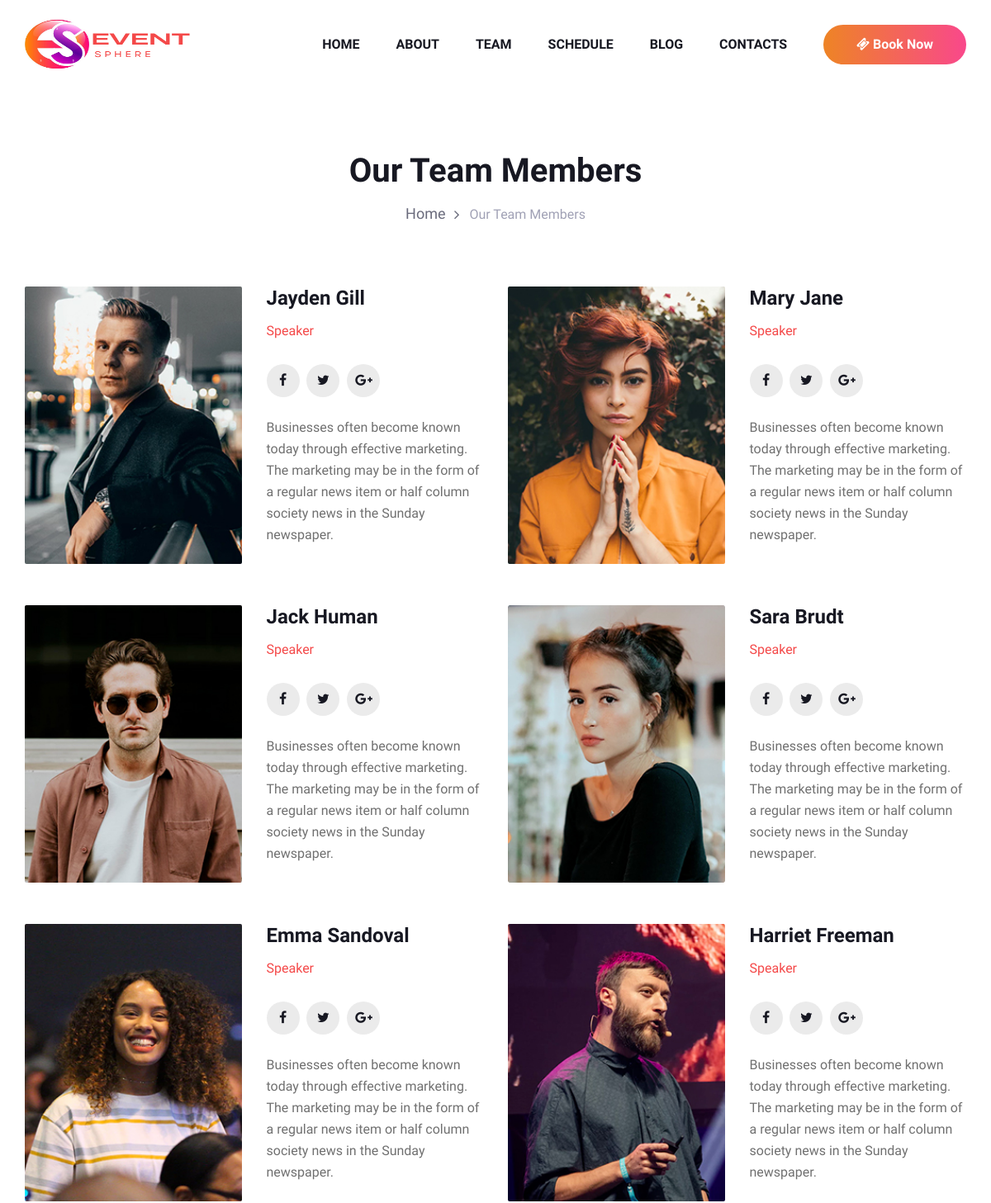
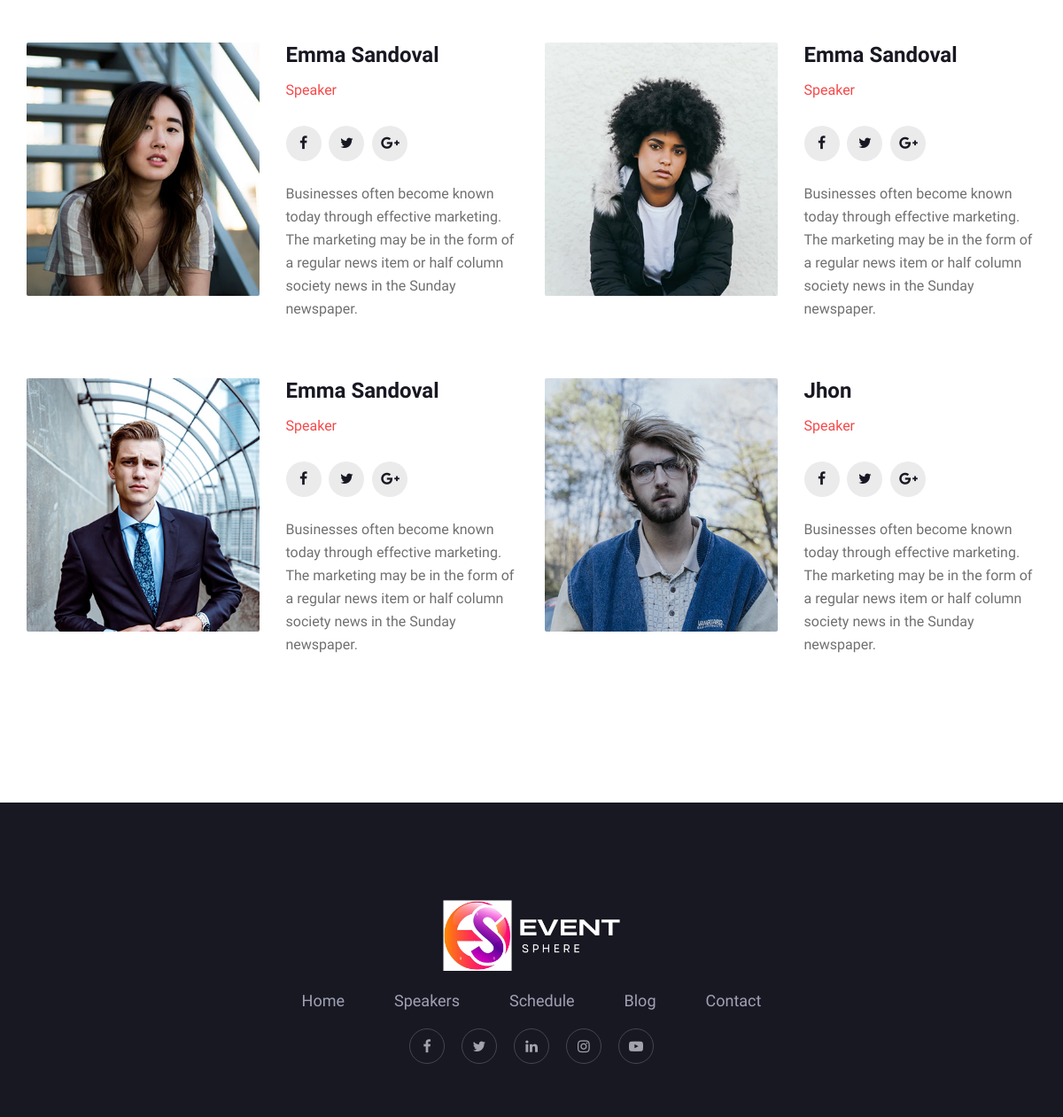
The app's page /user/team.php with its own data (2 pictures, top to bottom).
### tables this page shows
CREATE TABLE `team` (
  `id` int(100) NOT NULL,
  `name` varchar(100) NOT NULL,
  `designation` varchar(100) NOT NULL,
  `facebook` varchar(100) NOT NULL,
  `instagram` varchar(100) NOT NULL,
  `gmail` varchar(100) NOT NULL,
  `about` varchar(1111) NOT NULL,
  `image` varchar(100) NOT NULL
);

### user/team.php (the view, shortened to what this page needs)
<!DOCTYPE html>
<?php
    include("connection.php");
?>
<html lang="zxx">
<head>
    <link rel="stylesheet" href="css/bootstrap.min.css" type="text/css">
    <link rel="stylesheet" href="css/font-awesome.min.css" type="text/css">
    <link rel="stylesheet" href="css/elegant-icons.css" type="text/css">
    <link rel="stylesheet" href="css/owl.carousel.min.css" type="text/css">
    <link rel="stylesheet" href="css/magnific-popup.css" type="text/css">
    <link rel="stylesheet" href="css/slicknav.min.css" type="text/css">
    <link rel="stylesheet" href="css/style.css" type="text/css">
</head>
<body>
    <?php
	include("header.php");
	?>
    <section class="breadcrumb-section">
        <div class="container">
            <div class="row">
                <div class="col-lg-12">
                    <div class="breadcrumb-text">
                        <h2>Our Team Members</h2>
                        <div class="bt-option">
                            <a href="#">Home</a>
                            <span>Our Team Members</span>
                        </div>
                    </div>
                </div>
            </div>
        </div>
    </section>
    <section class="speaker-section spad">
        <div class="container">
            <div class="row">
                 <?php
                      $query="SELECT * from `team` WHERE 1";
                      $run=mysqli_query($connect,$query);
                      if (mysqli_num_rows($run)>0) {
                        while($row=mysqli_fetch_array($run))
                        {
                      ?>
                <div class="col-sm-6">
                    <div class="speaker-item">
                        <div class="row">
                            <div class="col-lg-6">
                                <div class="si-pic">
                                    <img src="../admin/<?php echo $row['image']?>" alt="">
                                </div>
                            </div>
                            <div class="col-lg-6">
                                <div class="si-text">
                                    <div class="si-title">
                                        <h4><?php echo $row['name']?></h4>
                                        <span><?php echo $row['designation']?></span>
                                    </div>
                                    <div class="si-social">
                                        <a href="<?php echo $row['facebook']?>"><i class="fa fa-facebook"></i></a>
                                        <a href="<?php echo $row['instagram']?>"><i class="fa fa-twitter"></i></a>
                                        <a href="<?php echo $row['gmail']?>"><i class="fa fa-google-plus"></i></a>
                                    </div>
                                    <p><?php echo $row['about']?></p>
                                </div>
                            </div>
                        </div>
                    </div>
                </div><?php
                         }
                      }
                       ?>
            </div>
        </div>
    </section>
    <?php
	include("footer.php");
	?>
</body>
</html>

### user/header.php (shortened to what this page needs)
<header class="header-section">
        <div class="container">
            <div class="logo">
                <a href="./index.html">
                    <img src="img/f-logo.png" alt="" style="margin-bottom:-80px;max-height: 60px;min-height: 60px;max-width: 200px;min-width: 200px;">
                </a>
            </div>
            <div class="nav-menu">
                <nav class="mainmenu mobile-menu">
                    <ul>
                        <li><a href="index.php">Home</a></li>
                        <li><a href="about-us.php">About</a></li>
                        <li><a href="team.php">Team</a></li>
                        <li><a href="schedule.php">Schedule</a></li>
                        <li><a href="blog.php">Blog</a></li>
                        <li><a href="contact.php">Contacts</a></li>
                    </ul>
                </nav>
                <a href="booking.php" class="primary-btn top-btn"><i class="fa fa-ticket"></i> Book Now</a>
            </div>
        </div>
    </header>

### user/footer.php
<footer class="footer-section">
        <div class="container">
            <div class="row">
                <div class="col-lg-12">
                    <div class="footer-text">
                        <div class="ft-logo">
                            <a href="#" class="footer-logo"><img src="img/logo1.png" style="max-height: 80px;min-height: 80px;max-width: 200px;min-width: 200px;" alt=""></a>
                        </div>
                        <ul>
                            <li><a href="home.php">Home</a></li>
                            <li><a href="speaker.php">Speakers</a></li>
                            <li><a href="schedule.php">Schedule</a></li>
                            <li><a href="blog.php">Blog</a></li>
                            <li><a href="contact.php">Contact</a></li>
                        </ul>
                        <div class="ft-social">
                            <a href="#"><i class="fa fa-facebook"></i></a>
                            <a href="#"><i class="fa fa-twitter"></i></a>
                            <a href="#"><i class="fa fa-linkedin"></i></a>
                            <a href="#"><i class="fa fa-instagram"></i></a>
                            <a href="#"><i class="fa fa-youtube-play"></i></a>
                        </div>
                    </div>
                </div>
            </div>
        </div>
    </footer>

### user/css/style.css (style rules this page uses)
html, body { height: 100%; font-family: "Work Sans", sans-serif; -webkit-font-smoothing: antialiased; font-smoothing: antialiased; }
h1, h2, h3, h4, h5, h6 { margin: 0; color: #111111; font-weight: 400; font-family: "Work Sans", sans-serif; }
h2 { font-size: 36px; }
h4 { font-size: 24px; }
p { font-size: 16px; font-family: "Work Sans", sans-serif; color: #6a6b7c; font-weight: 400; line-height: 28px; margin: 0 0 15px 0; }
img { max-width: 100%; }
ul, ol { padding: 0; margin: 0; }
.spad { padding-top: 100px; padding-bottom: 100px; }
.primary-btn { display: inline-block; font-size: 16px; font-weight: 600; padding: 12px 40px; color: #ffffff; text-align: center; border-radius: 50px; background-image: -webkit-gradient(linear, left top, right top, from(#ee8425), to(#f9488b)), -webkit-gradient(linear, left top, right top, from(#ee8425), to(#f9488b)); background-image: -o-linear-gradient(left, #ee8425 0%, #f9488b 100%), -o-linear-gradient(left, #ee8425 0%, #f9488b 100%); background-image: linear-gradient(to right, #ee8425 0%, #f9488b 100%), linear-gradient(to right, #ee8425 0%, #f9488b 100%); }
.header-section { display: -webkit-box; display: -ms-flexbox; display: flex; }
.logo { float: left; }
.logo a { display: inline-block; }
.nav-menu { float: right; }
.nav-menu .mainmenu { display: inline-block; }
.nav-menu .mainmenu ul li { display: inline-block; list-style: none; margin-right: 40px; position: relative; }
.nav-menu .mainmenu ul li a { font-size: 16px; color: #171822; text-transform: uppercase; font-weight: 600; padding: 42px 0; position: relative; display: inline-block; }
.nav-menu .mainmenu ul li a:after { position: absolute; left: 0; bottom: 36px; height: 2px; width: 100%; background: #F44949; content: ""; opacity: 0; -webkit-transition: all 0.3s; -o-transition: all 0.3s; transition: all 0.3s; }
.nav-menu .primary-btn.top-btn { margin: 27px 0; }
.footer-section { background: #171822; padding-top: 50px; padding-bottom: 60px; }
.footer-text { text-align: center; padding-top: 60px; }
.footer-text .ft-logo { margin-bottom: 20px; }
.footer-text .ft-logo a { display: inline-block; }
.footer-text ul { margin-bottom: 18px; }
.footer-text ul li { list-style: none; display: inline-block; margin-right: 52px; }
.footer-text ul li:last-child { margin-right: 0; }
.footer-text ul li a { font-size: 18px; color: #a0a1b5; display: inline-block; -webkit-transition: all 0.3s; -o-transition: all 0.3s; transition: all 0.3s; }
.footer-text .ft-social a { display: inline-block; width: 40px; height: 40px; text-align: center; line-height: 40px; font-size: 16px; color: #a3a3ae; border: 1px solid #45464e; border-radius: 50%; margin-right: 15px; }
.footer-text .ft-social a:last-child { margin-right: 0; }
.breadcrumb-section { padding: 75px 0 75px; }
.breadcrumb-text { text-align: center; }
.breadcrumb-text h2 { font-size: 40px; color: #171822; font-weight: 600; margin-bottom: 14px; }
.breadcrumb-text .bt-option a { font-size: 18px; color: #6a6b7c; display: inline-block; margin-right: 25px; position: relative; }
.breadcrumb-text .bt-option a:after { position: absolute; right: -17px; top: 2px; content: ""; font-family: "FontAwesome"; }
.breadcrumb-text .bt-option span { display: inline-block; color: #a0a1b5; }
.speaker-section { padding-top: 0; }
.speaker-item { margin-bottom: 50px; }
.speaker-item .si-pic img { min-width: 100%; border-radius: 2px; }
.speaker-item .si-text .si-title { margin-bottom: 28px; }
.speaker-item .si-text .si-title h4 { color: #171822; font-weight: 600; margin-bottom: 13px; }
.speaker-item .si-text .si-title span { color: #f44949; font-size: 16px; display: block; }
.speaker-item .si-text .si-social { margin-bottom: 24px; }
.speaker-item .si-text .si-social a { display: inline-block; font-size: 16px; color: #171822; height: 40px; width: 40px; text-align: center; line-height: 40px; background: #ebebeb; border-radius: 50%; margin-right: 5px; }
.speaker-item .si-text p { color: #707070; line-height: 26px; }
@media only screen and (min-width: 1200px) { .container { max-width: 1170px; } }

### records on screen
team: image (picture), name "Jayden Gill", designation "Speaker", about "Businesses often become known today through effective marketing. The marketing may be in the form of a regular news item or half column society news in the Sunday newspaper."
team: image (picture), name "Mary Jane", designation "Speaker", about "Businesses often become known today through effective marketing. The marketing may be in the form of a regular news item or half column society news in the Sunday newspaper."
team: image (picture), name "Jack Human", designation "Speaker", about "Businesses often become known today through effective marketing. The marketing may be in the form of a regular news item or half column society news in the Sunday newspaper."
team: image (picture), name "Sara Brudt", designation "Speaker", about "Businesses often become known today through effective marketing. The marketing may be in the form of a regular news item or half column society news in the Sunday newspaper."
team: image (picture), name "Emma Sandoval", designation "Speaker", about "Businesses often become known today through effective marketing. The marketing may be in the form of a regular news item or half column society news in the Sunday newspaper."
team: image (picture), name "Harriet Freeman", designation "Speaker", about "Businesses often become known today through effective marketing. The marketing may be in the form of a regular news item or half column society news in the Sunday newspaper."
team: image (picture), name "Emma Sandoval", designation "Speaker", about "Businesses often become known today through effective marketing. The marketing may be in the form of a regular news item or half column society news in the Sunday newspaper."
team: image (picture), name "Emma Sandoval", designation "Speaker", about "Businesses often become known today through effective marketing. The marketing may be in the form of a regular news item or half column society news in the Sunday newspaper."
team: image (picture), name "Emma Sandoval", designation "Speaker", about "Businesses often become known today through effective marketing. The marketing may be in the form of a regular news item or half column society news in the Sunday newspaper."
team: image (picture), name "Jhon", designation "Speaker", about "Businesses often become known today through effective marketing. The marketing may be in the form of a regular news item or half column society news in the Sunday newspaper."
